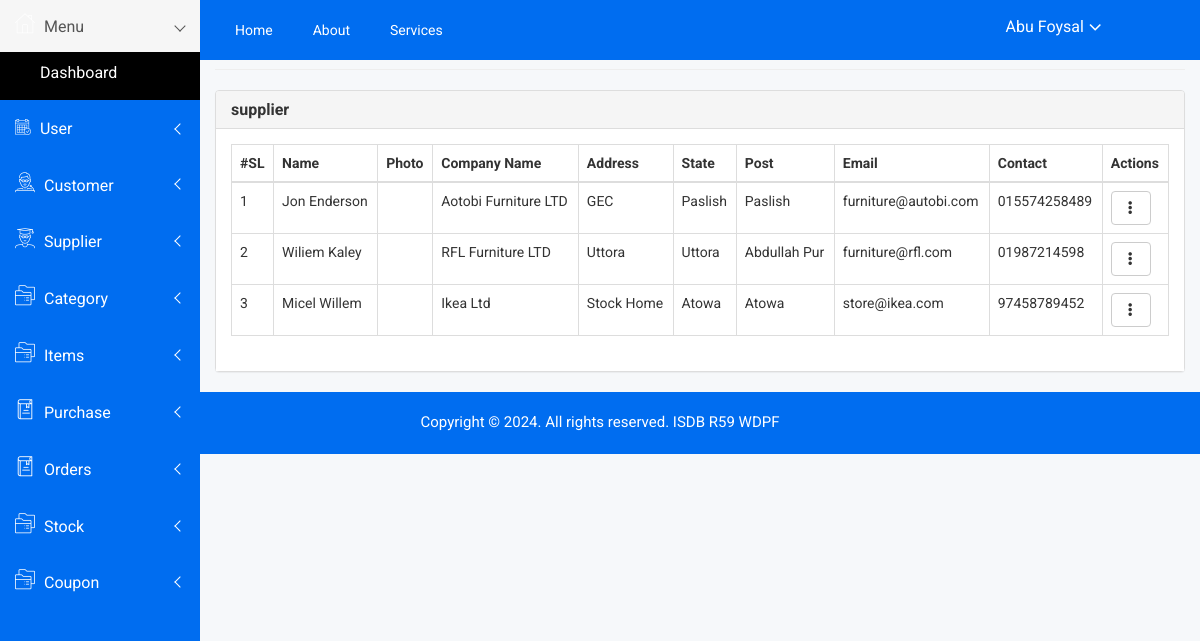
Screenshot of /admin/supplier_list.php (signed in) with the database file from the repository.
### tables this page shows
CREATE TABLE `supplier` (
  `id` int(11) NOT NULL AUTO_INCREMENT,
  `name` varchar(100) DEFAULT NULL,
  `photo` varchar(100) NOT NULL,
  `company_name` varchar(100) NOT NULL,
  `address` varchar(50) NOT NULL,
  `state` varchar(100) NOT NULL,
  `post` varchar(50) NOT NULL,
  `email` varchar(50) NOT NULL,
  `contact` varchar(100) DEFAULT NULL,
  `created_at` datetime DEFAULT NULL,
  `created_by` int(11) DEFAULT NULL,
  `updated_at` datetime DEFAULT NULL,
  `updated_by` int(11) DEFAULT NULL,
  `deleted_at` datetime DEFAULT NULL,
  PRIMARY KEY (`id`),
  UNIQUE KEY `email` (`email`)
);

### admin/class/crud.php (called while the page is built, shortened)
<?php
    class crud{
        private $host='localhost';
        private $connection;
        public function __construct($user,$password,$database){
            $this->user=$user;
            $this->password=$password;
            $this->database=$database;
            $this->connection=new mysqli($this->host,$this->user,$this->password,$this->database);
        }
        public function common_select($table,$fields='*',$condition=false,$sort_field=false,$sort='ASC'){
            $result=array();
            $error=false;
            $sql="select $fields from $table where deleted_at is null ";
            $rs=$this->connection->query($sql);
            if($rs){
                if($rs->num_rows > 0){
                    while($r=$rs->fetch_object()){
                        array_push($result,$r);
                    }
                }
            }else{
                $error=$this->connection->error;
            }
            $return = array('data'=>$result,'error'=>$error);
            return $return;
        }
    }
?>

### admin/include/connection.php (called while the page is built, shortened)
<?php
    include_once('class/crud.php');
    $mysqli=new crud("root","","sports_store");
?>

### admin/supplier_list.php (the view, shortened to what this page needs)
<?php include('include/header.php') ; ?>
<link href="https://cdn.datatables.net/1.10.24/css/dataTables.bootstrap.min.css" rel="stylesheet">
<div class="container-fluid">
    <h4 class="page-header"><small>supplier /</small> List</h4>
    <div class="panel panel-default">
        <div class="panel-heading">
            <h5 class="panel-title">supplier</h5>
        </div>
        <div class="panel-body">
            <div class="table-responsive">
                <table class="table table-bordered table-hover">
                    <thead>
                        <tr>
                            <th>#SL</th>
                            <th>Name</th>
                            <th>Photo</th>
                            <th>Company Name</th>
                            <th>Address</th>
                            <th>State</th>
                            <th>Post</th>
                            <th>Email</th>
                            <th>Contact</th>
                            <th>Actions</th>
                        </tr>
                    </thead>
                    <tbody>
                        <?php
                            $result=$mysqli->common_select('supplier');
                            if($result){
                                if($result['data']){
                                    $i=1;
                                    foreach($result['data'] as $data){
                        ?>
                        <tr>
                            <td><?= $i++ ?></td>
                            <td><?= $data->name ?></td>
                            <td><img src="<?= $baseurl ?>assets/supplier/<?= $data->photo ?>" width="80px" alt=""></td>
                            <td><?= $data->company_name ?></td>
                            <td><?= $data->address ?></td>
                            <td><?= $data->state ?></td>
                            <td><?= $data->post ?></td>
                            <td><?= $data->email ?></td>
                            <td><?= $data->contact ?></td>
                            <td>
                                <div class="dropdown">
                                    <button type="button" class="btn btn-default dropdown-toggle" data-toggle="dropdown">
                                        <i class="glyphicon glyphicon-option-vertical"></i>
                                    </button>
                                </div>
                            </td>
                        </tr>
                        <?php } } } ?>
                    </tbody>
                </table>
            </div>
        </div>
    </div>
</div>
<?php include('include/footer.php') ; ?>

### admin/assets/css/main.css (style rules this page uses)
html { color: #222; font-size: 1em; line-height: 1.4; }

### rows the page displays
supplier: name "Jon Enderson", company_name "Aotobi Furniture LTD", address "GEC", state "Paslish", post "Paslish", email "furniture@autobi.com", contact "015574258489"
supplier: name "Wiliem Kaley", company_name "RFL Furniture LTD", address "Uttora", state "Uttora", post "Abdullah Pur", email "furniture@rfl.com", contact "01987214598"
supplier: name "Micel Willem", company_name "Ikea Ltd", address "Stock Home", state "Atowa", post "Atowa", email "store@ikea.com", contact "97458789452"

### other values shown
$_SESSION['name'] "Abu Foysal"
